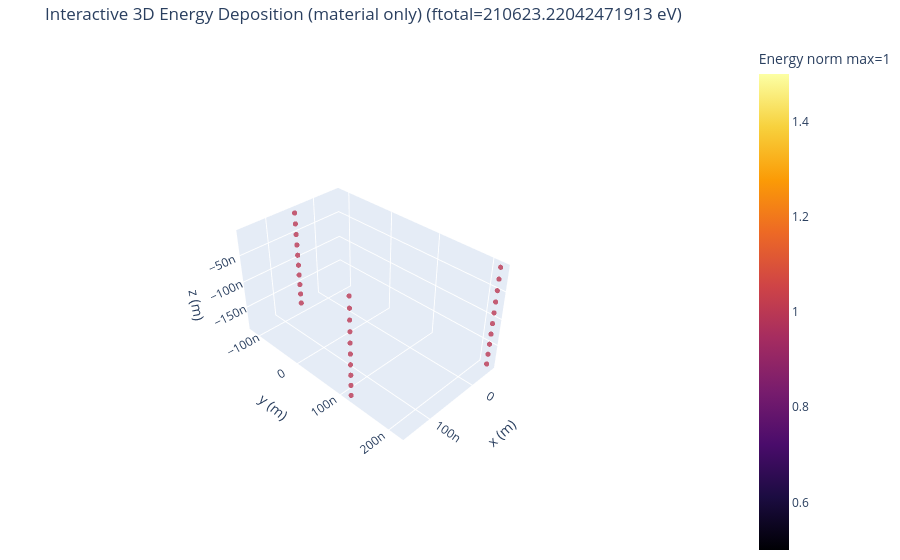
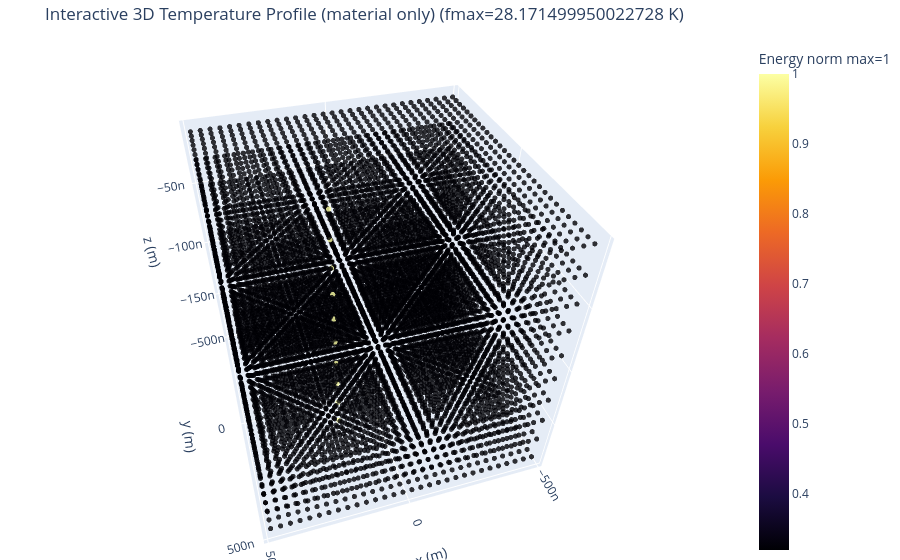

Source (notebook cell) for these figures, in order:
### Code cell
main()

### Figure 1 — Plotly figure (JSON) as saved in the notebook; plotly's stock layout.template omitted (floating-point values rounded to 4 significant figures)
{"data": [{"marker": {"color": [1.0, 1.0, 1.0, 1.0, 1.0, 1.0, 1.0, 1.0, 1.0, 1.0, 1.0, 1.0, 1.0, 1.0, 1.0, 1.0, 1.0, 1.0, 1.0, 1.0, 1.0, 1.0, 1.0, 1.0, 1.0, 1.0, 1.0, 1.0, 1.0, 1.0], "colorbar": {"title": {"text": "Energy norm max=1"}}, "colorscale": [[0, "#000004"], [0.1111, "#1b0c41"], [0.2222, "#4a0c6b"], [0.3333, "#781c6d"], [0.4444, "#a52c60"], [0.5556, "#cf4446"], [0.6667, "#ed6925"], [0.7778, "#fb9b06"], [0.8889, "#f7d13d"], [1, "#fcffa4"]], "opacity": 0.8, "size": 3}, "mode": "markers", "type": "scatter3d", "x": [-5e-08, -5e-08, -5e-08, -5e-08, -5e-08, -5e-08, -5e-08, -5e-08, -5e-08, -5e-08, 5e-08, 5e-08, 5e-08, 5e-08, 5e-08, 5e-08, 5e-08, 5e-08, 5e-08, 5e-08, 1.5e-07, 1.5e-07, 1.5e-07, 1.5e-07, 1.5e-07, 1.5e-07, 1.5e-07, 1.5e-07, 1.5e-07, 1.5e-07], "y": [2.167e-07, 2.167e-07, 2.167e-07, 2.167e-07, 2.167e-07, 2.167e-07, 2.167e-07, 2.167e-07, 2.167e-07, 2.167e-07, -1.167e-07, -1.167e-07, -1.167e-07, -1.167e-07, -1.167e-07, -1.167e-07, -1.167e-07, -1.167e-07, -1.167e-07, -1.167e-07, 1.167e-07, 1.167e-07, 1.167e-07, 1.167e-07, 1.167e-07, 1.167e-07, 1.167e-07, 1.167e-07, 1.167e-07, 1.167e-07], "z": [-1.9e-07, -1.7e-07, -1.5e-07, -1.3e-07, -1.1e-07, -9e-08, -7e-08, -5e-08, -3e-08, -1e-08, -1.9e-07, -1.7e-07, -1.5e-07, -1.3e-07, -1.1e-07, -9e-08, -7e-08, -5e-08, -3e-08, -1e-08, -1.9e-07, -1.7e-07, -1.5e-07, -1.3e-07, -1.1e-07, -9e-08, -7e-08, -5e-08, -3e-08, -1e-08]}], "layout": {"autosize": true, "margin": {"b": 0, "l": 0, "r": 0, "t": 40}, "scene": {"aspectmode": "auto", "aspectratio": {"x": 0.8736, "y": 1.456, "z": 0.7862}, "camera": {"center": {"x": 0, "y": 0, "z": 0}, "eye": {"x": 2.317, "y": 2.317, "z": 2.317}, "projection": {"type": "perspective"}, "up": {"x": 0, "y": 0, "z": 1}}, "xaxis": {"title": {"text": "x (m)"}, "type": "linear"}, "yaxis": {"title": {"text": "y (m)"}, "type": "linear"}, "zaxis": {"title": {"text": "z (m)"}, "type": "linear"}}, "title": {"text": "Interactive 3D Energy Deposition (material only) (ftotal=210623.22042471913 eV)"}}}

### Figure 2 — Plotly figure (JSON) as saved in the notebook; plotly's stock layout.template omitted (floating-point values rounded to 4 significant figures; data arrays with more than 128 entries replaced by an {"elided": "..."} marker saying what was removed)
{"data": [{"marker": {"color": {"elided": "9000 float values"}, "colorbar": {"title": {"text": "Energy norm max=1"}}, "colorscale": [[0, "#000004"], [0.1111, "#1b0c41"], [0.2222, "#4a0c6b"], [0.3333, "#781c6d"], [0.4444, "#a52c60"], [0.5556, "#cf4446"], [0.6667, "#ed6925"], [0.7778, "#fb9b06"], [0.8889, "#f7d13d"], [1, "#fcffa4"]], "opacity": 0.8, "size": 3}, "mode": "markers", "type": "scatter3d", "x": {"elided": "9000 float values"}, "y": {"elided": "9000 float values"}, "z": {"elided": "9000 float values"}}], "layout": {"autosize": true, "margin": {"b": 0, "l": 0, "r": 0, "t": 40}, "scene": {"aspectmode": "auto", "aspectratio": {"x": 1, "y": 1, "z": 1}, "camera": {"center": {"x": 0, "y": 0, "z": 0}, "eye": {"x": 0.4735, "y": 1.551, "z": 1.435}, "projection": {"type": "perspective"}, "up": {"x": 0, "y": 0, "z": 1}}, "xaxis": {"title": {"text": "x (m)"}, "type": "linear"}, "yaxis": {"title": {"text": "y (m)"}, "type": "linear"}, "zaxis": {"title": {"text": "z (m)"}, "type": "linear"}}, "title": {"text": "Interactive 3D Temperature Profile (material only) (fmax=28.171499950022728 K)"}}}
